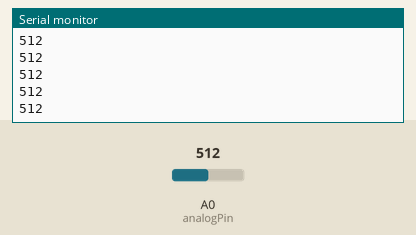
Recording of a sketch running on a simulated Arduino Uno, built with avr-gcc and run on an emulated ATmega328P. Shown: the last lines printed to the serial monitor. The inputs (shaded band) are chosen by the test bench; at power-on: A0 (analogPin) = 512.

Above: at 1.2 s.
1.3 s: A0 (analogPin) set to 716
At 2.4 s:
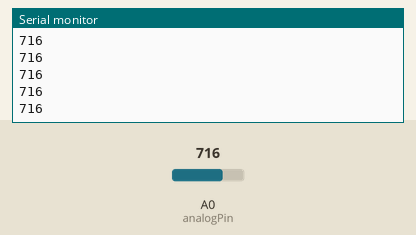
2.8 s: A0 (analogPin) set to 900
At 3.9 s:
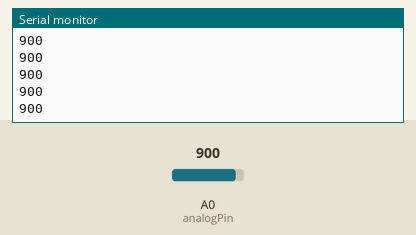
Timing chart, 0 to 5.8 s (numbered marks = the images above; inputs shaded):
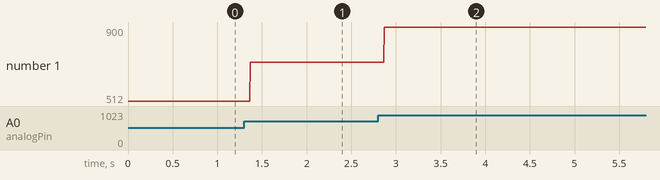

Measured:
- after the input at 1.3 s, the serial monitor: prints a new line after 0.07 s (image 1)
- after the input at 2.8 s, the serial monitor: prints a new line after 0.07 s (image 2)
- plotted number 1: 512 → 716 after the input at 1.3 s, 716 → 900 after the input at 2.8 s

The sketch:

sketch_aug21b.ino
```cpp
#define analogPin  0            // potencjometr podłączony do A0
int val = 0;                     // zmienna przechowująca odczytaną wartość

void setup()
{
  Serial.begin(9600);            // inicjalizacja portu szeregowego
}

void loop()
{
  val = analogRead(analogPin);   // odczyt wartości napięcia z portu A0
  Serial.println(val);           // wysłanie odczytanej wartości na terminal
}
```
